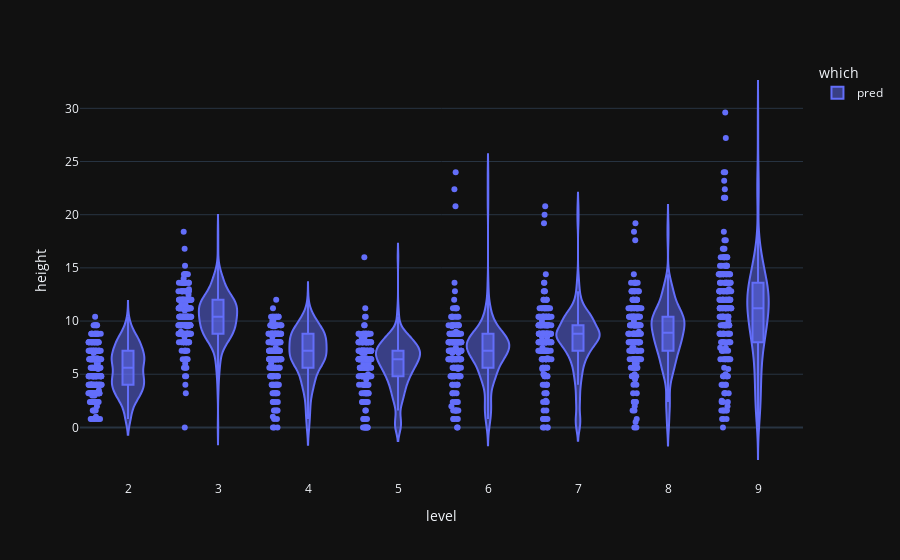

This figure's notebook cell:
### Code cell
fig = px.violin(df_pred, y="height", x="level", color="which", box=True, points="all",
          hover_data=["sub_name","which"])
fig.show()

### Figure 1 — Plotly figure (JSON) as saved in the notebook; plotly's stock layout.template omitted (floating-point values rounded to 4 significant figures; data arrays with more than 128 entries replaced by an {"elided": "..."} marker saying what was removed)
{"data": [{"alignmentgroup": "True", "box": {"visible": true}, "customdata": {"elided": "2670x2 str values"}, "hovertemplate": "which=%{customdata[1]}<br>level=%{x}<br>height=%{y}<br>sub_name=%{customdata[0]}<extra></extra>", "legendgroup": "pred", "marker": {"color": "#636efa"}, "name": "pred", "offsetgroup": "pred", "orientation": "v", "points": "all", "scalegroup": "True", "showlegend": true, "x": {"elided": "2670 int values"}, "x0": " ", "xaxis": "x", "y": {"elided": "2670 float values"}, "y0": " ", "yaxis": "y", "type": "violin"}], "layout": {"xaxis": {"anchor": "y", "domain": [0.0, 1.0], "title": {"text": "level"}}, "yaxis": {"anchor": "x", "domain": [0.0, 1.0], "title": {"text": "height"}}, "legend": {"title": {"text": "which"}, "tracegroupgap": 0}, "margin": {"t": 60}, "violinmode": "group"}}
